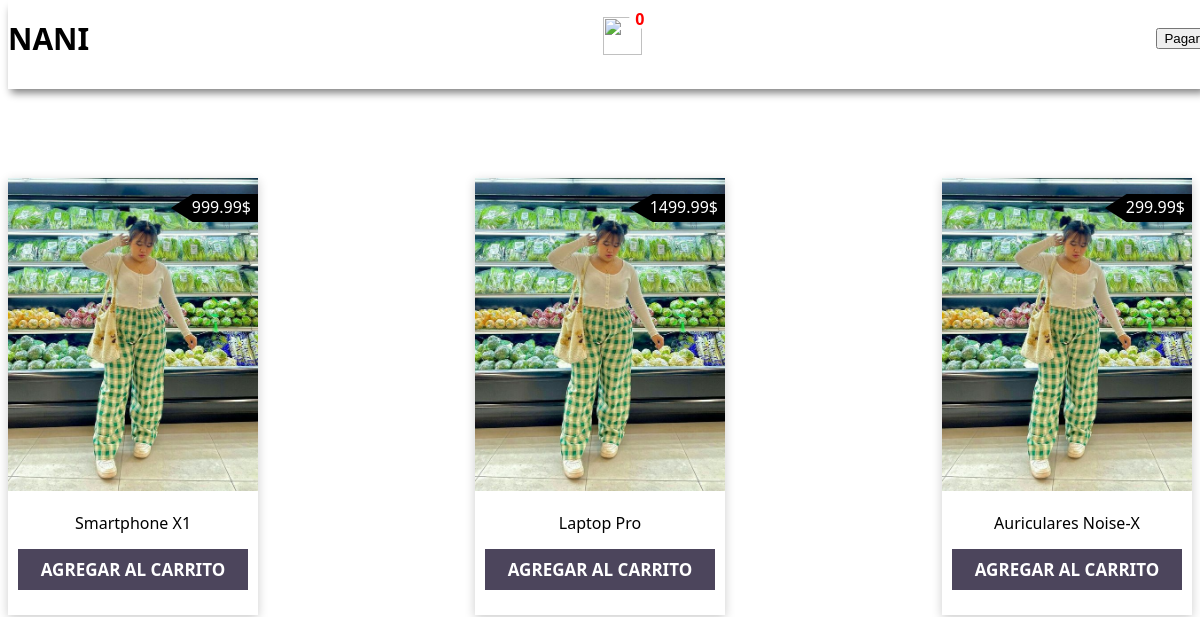
/catalogo/, run on an earlier commit of the app's database.
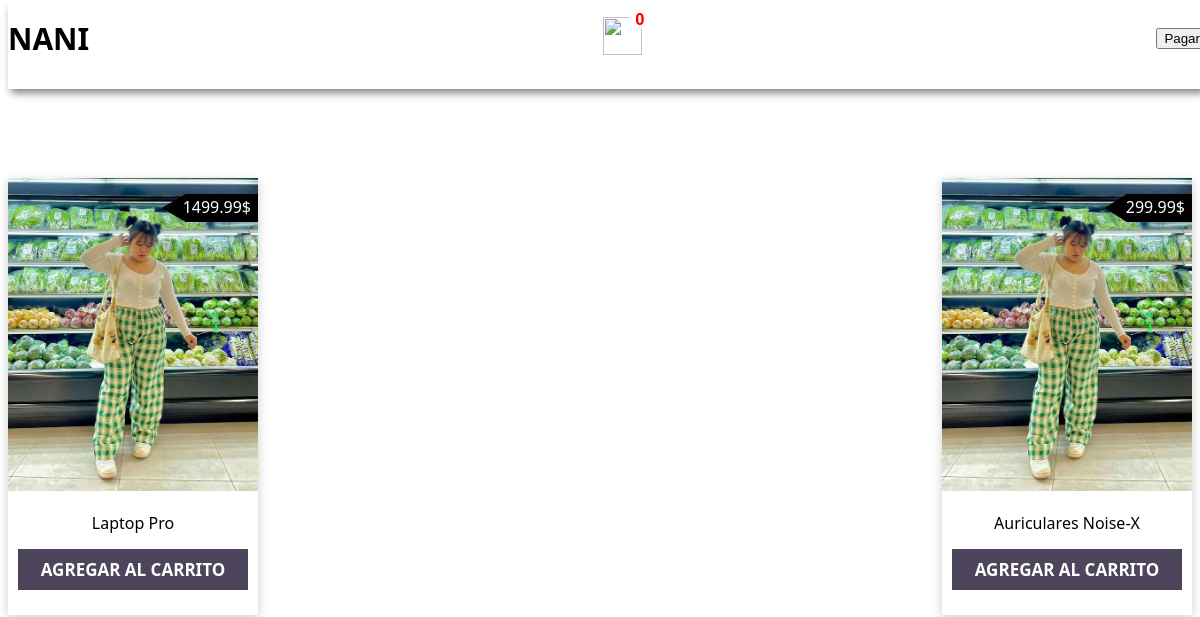
And on a later commit of the database.
### catalogo_app/models.py (models this page shows, shortened)
class Product(models.Model):
    nombre = models.CharField(max_length=200)
    descripcion = models.TextField()
    precio = models.DecimalField(max_digits=10, decimal_places=2)
    stock = models.PositiveIntegerField()
    categoria = models.ForeignKey(Category, on_delete=models.CASCADE)
    imagen = models.ImageField(upload_to='products/', blank=True, null=True)

### catalogo_app/views.py (the view)
# urls.py: path('', catalogo_view, name='catalogo'),
def catalogo_view(request):
    productos = Product.objects.all()
    return render(request, 'catalogo_app/catalogo.html', {'productos': productos})

### catalogo_app/templates/catalogo_app/catalogo.html (shortened to what this page needs)
{% load static %}
<!DOCTYPE html>
<html lang="es">
<head>
    <link rel="stylesheet" href="{% static 'css/catalogo.css' %}">
</head>
<body>
    <header>
        <div class="header-section container">
            <h1 style="font-size: 30px;">NANI</h1>
            <div>
                <img onclick="showCart(this)" class="cart" src="img/icons8-carrito-de-compras.gif" alt="">
                <p class="count-product">0</p>
            </div>
            <button onclick="redirectToCheckout()">Pagar</button>
        </div>
    </header>
    <section class="container">
        <div class="products">
            {% for producto in productos %}
            <div class="carts">
                <div>
                    <img src="{% static 'images/imgprueba.jpg' %}" alt="">
                    <p><span>{{ producto.precio }}</span>$</p>
                </div>
                <p class="title">{{ producto.nombre }}</p>
                <a href=" {% url 'agregar_al_carrito' producto.id %}" class="btn-add-cart">Agregar al carrito</a>
                </div>
                {% endfor %}
            </div>
    </section>
</body>
</html>

### static/css/catalogo.css (style rules this page uses)
body { font-family: system-ui; }
header { background-color: #ffffff; padding-bottom: 10px; box-shadow: 0 7px 8px -3px grey; position: fixed; width: 100%; margin-top: -10px; z-index: 99; }
.container { max-width: 1200px; text-align: center; margin: auto; }
.header-section { display: flex; justify-content: space-between; margin: auto; align-items: center; position: relative; }
.header-section div { position: relative; }
.header-section p { position: absolute; top: -24px; right: -8px; background-color: #fff; padding: 1px 6px; border-radius: 50%; color: red; font-weight: 700; font-family: system-ui; line-height: 18px; }
.cart { width: 39px; height: 38px; }
.products { padding-top: 170px; display: flex; flex-wrap: wrap; justify-content: space-between; }
.carts { max-width: 250px; box-shadow: 0 3px 10px rgb(0 0 0 / 20%); padding-bottom: 34px; margin-bottom: 40px; }
.carts img { width: 100%; }
.carts p { font-family: system-ui; font-weight: 500; padding: 0 20px; margin-bottom: 24px; }
.carts div p { position: absolute; top: 0; right: 0px; background-color: rgb(0, 0, 0); color: #fff; padding: 2px 7px 4px 21px; clip-path: polygon(25% 0%, 100% 0%, 100% 100%, 25% 100%, 0% 50%); }
.carts div { position: relative; }
.carts a { font-family: system-ui; text-decoration: none; background: rgb(76, 69, 92); padding: 9px 23px; color: #fff; font-size: 17px; text-transform: uppercase; font-weight: 700; }

What changed in the data, as far as the page shows it:
removed Product: precio "999.99", nombre "Smartphone X1"
